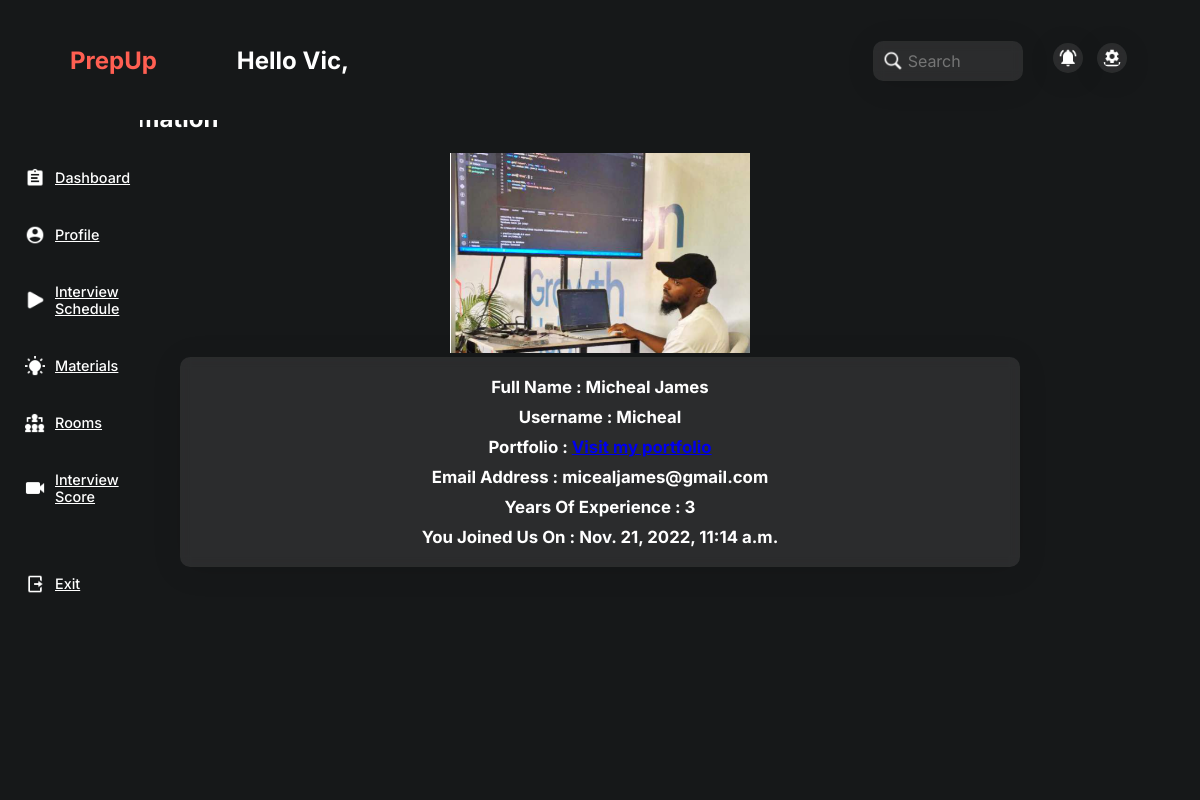
The app's page /profile/Micheal/ (signed in) with its own data.
### PrepUpApp/models.py (models this page shows, shortened)
class SignupForm(models.Model):
    user = models.ForeignKey(User, null=True, on_delete=models.CASCADE)
    fullname = models.CharField(max_length=200)
    username = models.CharField(max_length=200)
    profession = models.CharField(max_length=200)
    email = models.EmailField(max_length=200)
    portfolio = models.URLField(max_length=255, blank=True, null=True)
    years_of_experience = models.IntegerField()
    password = models.CharField(max_length=200)
    repassword = models.CharField(max_length=200)
    profileimage = models.ImageField(
        upload_to='profilemages', null=True, default="images/user.png")
    created_at = models.DateTimeField(auto_now_add=True)
    edited_at = models.DateTimeField(auto_now=True)
    class Meta:
        ordering = ['-edited_at', '-created_at']

### PrepUpApp/views.py (the view)
# urls.py: path('profile/<str:username>/', views.Profile, name='Profile'),
def Profile(request, username):
    allusers = SignupForm.objects.get(username = username)
    suggestors = RecommendMaterial.objects.all()
    if request.user.is_authenticated:
        data = SignupForm.objects.filter(username=request.user.username).first()
        context = {'allusers':allusers, 'data':data, 'suggestors':suggestors}
    return render(request, 'PrepUpApp/profile.html', context)

### PrepUpApp/Template/PrepUpApp/Profile.html (shortened to what this page needs)
{% include 'General.html' %}
{%load static%}
{% load embed_video_tags %}
{% block content %}
<html lang="en">
	<head>
		<link rel="stylesheet" href="{% static 'styles/profile.css' %}" />
	</head>
    <body>
        <div class="profilebodyarea">
            <p>{{allusers.username}}'s Profile</p>
            <h2>User's Information</h2>
            <div class='profileimage'>
                <div>
                    <img src = "{{allusers.profileimage.url}}"/>
                </div>
                <div class='details'>
                    <h2>Full Name : {{allusers.fullname}}</h2>
                    <h2>Username : {{allusers.username}}</h2>
                    <h2>Portfolio : <a href={{allusers.portfolio}} >Visit my portfolio</a></h2>
                    <h2>Email Address : {{allusers.email}}</h2>
                    <h2>Years Of Experience : {{allusers.years_of_experience}}</h2>
                    <h2>You Joined Us On : {{allusers.created_at}}</h2>
                </div>
            </div>
        </div>
    </body>
</html>
    {% endblock content %}

### PrepUpApp/Template/navsidebar.html (shortened to what this page needs)
{% load static %} {% block content %}
<body>
    <div>
        <div onClick={showMenuBar()} class='openmenubtn'>
        </div>
    </div>
    <div class='nav'>
        <div class='nav1'>
            <div class='logoname'>
                <h2>PrepUp</h2>
            </div>
            <div class='welcomenote'>
                {% if user.is_authenticated %}
                <h2>Hello {{user.username}},
                    {% endif %}
                </h2>
            </div>
        </div>
        <div class='nav2'>
            <div class='searchBar'>
                <form method='GET' action="{% url 'Searchresult' %}">
                    <input type='text' name='q' placeholder='Search' />
                </form>
                <img src={% static 'images/search.png' %} alt="search bar" />
            </div>
            <div class='notificationsettings'>
                <div>
                    <img src={% static 'images/notify.png' %} alt="Notification" />
                    <img src={% static 'images/settings.png' %} alt="Settings" />
                </div>
            </div>
        </div>
    </div>
    <div class='sideoutter'>
        <div class='sidebar'>
            <div>
                <div>
                    <ul>
                        <a href='/dashboard' class='dashboardbtn'>
                            <li>
                                <img src={% static 'images/dashboard.png' %} />
                                <p>Dashboard</p>
                            </li>
                        </a>
                        <a href='/profile/{{user.username}}/'>
                            <li class='profilebtn'>
                                <img src={% static 'images/profile.png' %} />
                                <p>Profile</p>
                            </li>
                        </a>
                        <a href='/interviewschedule'>
                            <li class='interviewschedulebtn'>
                                <img src={% static 'images/play.png' %} />
                                <p>Interview Schedule</p>
                            </li>
                        </a>
                        <a href='/suggestamaterial'>
                            <li class='materialsbtn'>
                                <img src={% static 'images/materials.png' %} />
                                <p>Materials</p>
                            </li>
                        </a>
                        <a href='/rooms'>
                            <li class='roomsbtn'>
                                <img src={% static 'images/team.png' %} />
                                <p>Rooms</p>
                            </li>
                        </a>
                        <a href='/interviewresult'>
                            <li class='interviewscore'>
                                <img src={% static 'images/videocall.png' %} />
                                <p>Interview Score</p>
                            </li>
                        </a>
                    </ul>
                </div>
                <div>
                    <ul>
                        <a href={% url 'Logout' %}>
                            <li>
                                <img src={% static 'images/exit.png' %} />
                                <p>Exit</p>
                            </li>
                        </a>
                    </ul>
                </div>
            </div>
        </div>
    </div>
</body>
</html>
{% endblock content %}

### static/styles/main.css (style rules this page uses)
* { box-sizing: border-box; margin: 0; padding: 0; font-family: 'Inter', sans-serif; }
body { background-color: #161819; }
.sidebar a { color: white; }
.logoname { color: #FF5F52; }
.nav { background-color: rgb(22, 24, 25); display: flex; height: 120px; align-items: center; padding: 0px; padding-left: 20px; position: fixed; top: 0; width: 100vw; justify-content: space-between; z-index: 20; }
.welcomenote { color: white; }
.nav1, .nav2 { display: flex; align-items: center; }
.nav1 h2:nth-child(1) { margin-right: 30px; margin-left: 50px; }
.nav2 { width: 400px; justify-content: space-around; align-items: center; }
input { width: 150px; height: 40px; align-content: center; padding-left: 35px; padding-right: 5px; border-radius: 15px; border: none; color: white; font-size: 1rem; position: absolute; z-index: 1; margin-right: 20px; background: rgba(255, 255, 255, 0.089); border-radius: 10px; box-shadow: 0 4px 30px rgba(0, 0, 0, 0.1); backdrop-filter: blur(5.1px); -webkit-backdrop-filter: blur(5.1px); }
.searchBar { margin-bottom: 15px; }
.searchBar img { margin-right: 5px; position: relative; left: 10px; width: 20px; top: 10px; z-index: 5; }
.notificationsettings img { margin-left: 10px; width: 30px; padding: 5px; background: rgba(255, 255, 255, 0.089); border-radius: 16px; box-shadow: 0 4px 30px rgba(0, 0, 0, 0.1); backdrop-filter: blur(5.1px); -webkit-backdrop-filter: blur(5.1px); }
.sidebar { background-color: rgb(22, 24, 25); color: white; width: 220px; height: 87vh; margin-right: 0px; padding: 10px; position: fixed; bottom: 0; }
.sidebar img { width: 20px; margin-right: 10px; }
.sidebar ul { margin-top: 40px; }
.sidebar ul li { list-style: none; align-items: center; display: flex; margin-bottom: 10px; padding: 5px 5px; border-radius: 10px; font-size: 0.9rem; }
.sidebar ul li p { margin-top: 10px; font-weight: 500; }
.dashboardTags h2, p { margin-bottom: 10px; }
@media only screen and (max-width: 1230px) { .sidebar { background-color: rgb(22, 24, 25); color: white; width: 140px; height: 87vh; position: fixed; bottom: 0; } }
@media only screen and (max-width: 1230px) { .sidebar ul { margin-left: 10px; margin-top: 40px; } }

### static/styles/profile.css (style rules this page uses)
body { background-color: #161819; }
.profilebodyarea { background-color: black; width: 80%; color: white; margin: auto; margin-left: 18%; margin-top: 70px; padding: 10px; border-radius: 10px; z-index: 10; }
.profileimage img { width: 300px; height: 200px; object-fit: cover; object-position: center; }
.profileimage { display: flex; align-items: center; padding: 10px; justify-content: space-between; }
.profileimage h2 { margin: 10px }
.details { background: rgba(255, 255, 255, 0.089); border-radius: 10px; box-shadow: 0 4px 30px rgba(0, 0, 0, 0.1); backdrop-filter: blur(5.1px); -webkit-backdrop-filter: blur(5.1px); padding: 10px; color: white; width: 70%; margin: auto; font-size: 0.7rem; }
@media only screen and (max-width: 1230px) { .profilebodyarea { display: inline; width: 80%; background-color: #161819; margin: auto; } }
@media only screen and (max-width: 1230px) { .profileimage { display: inline; text-align: center; align-items: center; padding: 10px; justify-content: space-between; } }

### records on screen
SignupForm: profileimage (picture), fullname "Micheal James", username "Micheal", email "micealjames@gmail.com", years_of_experience "3", created_at "Nov. 21, 2022, 11:14 a.m."

### other values on screen
{{ user.username }} "Vic"
